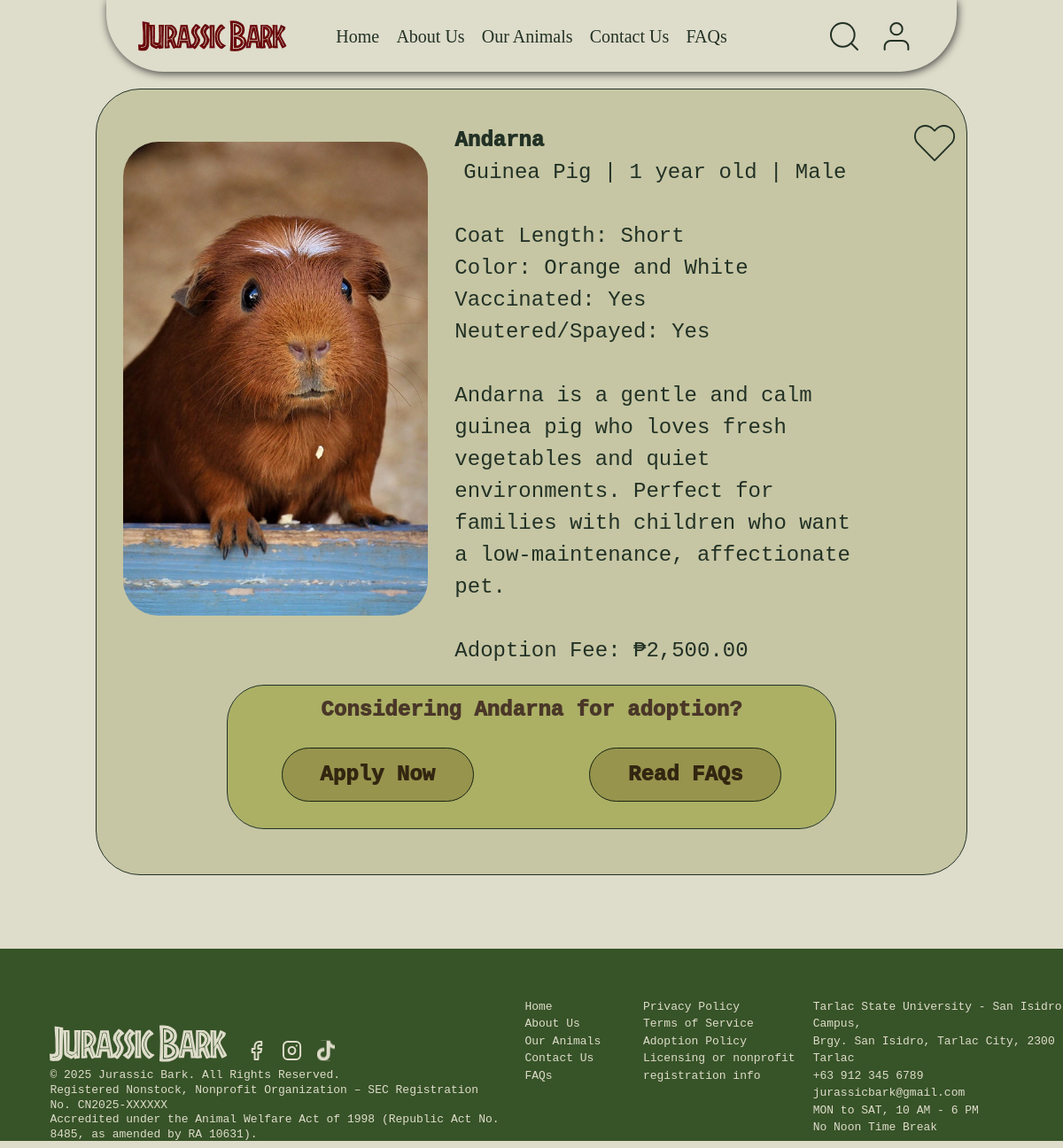
Page /petDetails.php?id=12 on the committed database.
### tables this page shows
CREATE TABLE `pets` (
  `petID` int(11) NOT NULL,
  `name` varchar(50) NOT NULL,
  `type` varchar(50) NOT NULL,
  `breed` varchar(50) NOT NULL,
  `age` int(11) NOT NULL,
  `price` double NOT NULL,
  `details` longtext NOT NULL CHECK (json_valid(`details`)),
  `imageDirectory` varchar(255) NOT NULL,
  `adoptedById` int(11) DEFAULT NULL
);

### petDetails.php (the view, shortened to what this page needs)
<?php
$petId = isset($_GET['id']) ? intval($_GET['id']) : 0;
$pet = null;
$error = null;
if ($petId > 0) {
    try {
        $host = '127.0.0.1';
        $dbname = 'adoptiondb';
        $username = 'root';
        $password = '';
        $pdo = new PDO("mysql:host=$host;dbname=$dbname;charset=utf8mb4", $username, $password);
        $pdo->setAttribute(PDO::ATTR_ERRMODE, PDO::ERRMODE_EXCEPTION);
        $stmt = $pdo->prepare("SELECT petID, name, type, breed, age, price, details, imageDirectory FROM pets WHERE petID = :petId");
        $stmt->bindParam(':petId', $petId, PDO::PARAM_INT);
        $stmt->execute();
        $pet = $stmt->fetch(PDO::FETCH_ASSOC);
    } catch (PDOException $e) {
        $error = "Database error: " . $e->getMessage();
    }
} else {
    $error = "Invalid pet ID.";
}
$gender = 'Unknown';
$color = 'Unknown';
$personality = 'No description available';
$vaccinated = 'Unknown';
$neutered = 'Unknown';
$coatLength = 'Unknown';
if ($pet) {
    $details = json_decode($pet['details'], true);
    if ($details) {
        $gender = isset($details['gender']) ? $details['gender'] : 'Unknown';
        $color = isset($details['color']) ? $details['color'] : 'Unknown';
        $personality = isset($details['personality']) ? $details['personality'] : 'No description available';
        $vaccinated = isset($details['vaccinated']) ? ($details['vaccinated'] ? 'Yes' : 'No') : 'Unknown';
        $neutered = isset($details['spayed_neutered']) ? ($details['spayed_neutered'] ? 'Yes' : 'No') : 'Unknown';
        $coatLength = isset($details['coat_length']) ? $details['coat_length'] : 'Unknown';
    }
}
$ageText = $pet ? ($pet['age'] > 1 ? $pet['age'] . ' years old' : $pet['age'] . ' year old') : '';
?>
<!DOCTYPE html>
<html lang="en">
<head>
    <link rel="stylesheet" href="petDetails.css">
    <link rel="stylesheet" href="global-application-styles.css">
    <link rel="stylesheet" href="globalFooterNav.css">
</head>
<body>
    <div class="nav">
        <div class="navLogo">
            <img src="images/homeImages/Jurassic Bark.webp" alt="">
        </div>
        <div class="mainNav">
            <p><a href="index.html">Home</a></p>
            <p> <a href="aboutUs.html">About Us</a></p>
            <p> <a href="ourAnimals.php">Our Animals</a></p>
            <p><a href="contact.html">Contact Us</a></p>
            <p><a href="faqs.html">FAQs</a></p>
        </div>
        <div class="navControls">
        </div>
    </div>
    <?php if ($error): ?>
        <div style="text-align: center; padding: 50px; width: 82%;">
            <h2>Error</h2>
            <p><?php echo htmlspecialchars($error); ?></p>
            <p><a href="ourAnimals.php" style="color: #223125; text-decoration: underline;">Back to Animals List</a></p>
        </div>
    <?php elseif ($pet): ?>
    <div class="petDetailsCon">
        <div class="petDetailsBg"></div>
        <div class="imageCon">
            <div class="imageHolder">
                <img class="petImage"
                     src="<?php echo htmlspecialchars($pet['imageDirectory']); ?>"
                     alt="<?php echo htmlspecialchars($pet['name']); ?>"
                     onerror="this.src='images/homeImages/petPics/default-pet.jpg'">
            </div>
        </div>
        <div class="petContent">
            <div class="petText">
                <p class="name"><?php echo htmlspecialchars($pet['name']); ?></p>
                <p class="details">
                    <p class="petTypeText" style="text-align: center" >
                        <?php echo htmlspecialchars($pet['breed']); ?> | <?php echo $ageText; ?> | <?php echo htmlspecialchars($gender); ?>
                    </p>
                    <br>
                    Coat Length: <?php echo htmlspecialchars($coatLength); ?> <br>
                    Color: <?php echo htmlspecialchars($color); ?> <br>
                    Vaccinated: <?php echo htmlspecialchars($vaccinated); ?> <br>
                    Neutered/Spayed: <?php echo htmlspecialchars($neutered); ?>
                    <br><br>
                    <?php echo htmlspecialchars($personality); ?>
                    <br><br>
                    Adoption Fee: ₱<?php echo number_format($pet['price'], 2); ?>
                </p>
            </div>
            <div class="petControls">
                <img class="heartIcon" src="images/ourAnimalsImages/heart icon.svg" alt="">
            </div>
        </div>
        <div id="bottomAdoption" class="adoption" >
            <div class="bottomAdoptionBg adoptionBg"></div>
            <p class="bottomAdoptionText adoptionText">Considering <?php echo htmlspecialchars($pet['name']); ?> for adoption?</p>
            <a href="user-application-page.html?petId=<?php echo $pet['petID']; ?>" class="bottomAdoptionBtn adoptionBtn">Apply Now</a>
            <div class="bottomAdoptionBtn adoptionBtn">Read FAQs</div>
        </div>
    </div>
    <?php endif; ?>
     <div class="HomeFooter">
        <div class="footerBg" ></div>
        <div class="foot1" >
            <div class="footerLogoIcons" >
                <img class="footLogo" src="images/homeImages/Jurassic Bark.svg" alt="">
                <div class="smallIconsCon">
                    <img class="smallIcons" src="images/homeImages/facebook.svg" alt="">
                    <img class="smallIcons" src="images/homeImages/instagram.svg" alt="">
                    <img class="smallIcons" src="images/homeImages/tiktok.svg" alt="">            </div>
                </div>
            <div class="foot1Text" >
                © 2025 Jurassic Bark. All Rights Reserved.
                <br>
                Registered Nonstock, Nonprofit Organization – SEC Registration No. CN2025-XXXXXX
                <br>
                Accredited under the Animal Welfare Act of 1998 (Republic Act No. 8485, as amended by RA 10631).
            </div>
        </div>
        <div class="foot2" >
            Home
            <br>
            About Us
            <br>
            Our Animals
            <br>
            Contact Us
            <br>
            FAQs
        </div>
        <div class="foot3" >
            Privacy Policy
            <br>
            Terms of Service
            <br>
            Adoption Policy
            <br>
            Licensing or nonprofit
            <br>
            registration info
        </div>
        <div class="foot4" >
            Tarlac State University - San Isidro Campus,
            <br>
            Brgy. San Isidro, Tarlac City, 2300 Tarlac
            <br>
            +63 912 345 6789
            <br>
            jurassicbark@gmail.com
            <br>
            MON to SAT, 10 AM - 6 PM
            <br>
            No Noon Time Break
        </div>
     </div>
</body>
</html>

### petDetails.css (style rules this page uses)
*, *::before, *::after { box-sizing: border-box; }
* { margin: 0; }
@media (prefers-reduced-motion: no-preference) { html { interpolate-size: allow-keywords; } }
body { line-height: 1.5; -webkit-font-smoothing: antialiased; }
img, picture, video, canvas, svg { display: block; max-width: 100%; }
p, h1, h2, h3, h4, h5, h6 { overflow-wrap: break-word; }
p { text-wrap: pretty; }
:root { --fontColor: #223125; --fontColor2: #725134; --fontColor3: #444E27; --bgColor: #DEDCCA; }
body { position: relative; background: var(--bgColor); color: var(--fontColor); font-family: "Chakra Petch"; display: flex; flex-direction: column; align-items: center; overflow-x: hidden; }
#bottomAdoption { display: none; }
.petDetailsCon { border: 1px solid #223125; width: 82%; display: grid; grid-template-columns: .7fr 1fr; height: 638px; overflow: hidden; border-radius: 50px; position: relative; }
.petDetailsBg { background: #223125; mix-blend-mode: overlay; width: 100%; height: 100%; position: absolute; z-index: -1; }
.imageCon { display: flex; align-items: center; justify-content: center; }
.imageHolder { width: 85%; height: 82%; border-radius: 50px; border: 2px yellow; display: flex; align-items: center; justify-content: center; }
.petImage { height: 100%; width: auto; object-fit: cover; border-radius: 40px; display: block; }
.petContent { display: flex; color: var(--fontColor); }
.petText { font-size: 24px; margin-top: 7%; font-weight: 100; margin-right: 10px; }
.name { font-weight: 1000; }
.petControls { display: flex; flex-direction: column; position: relative; justify-content: space-between; padding-right: 2%; margin-top: 7%; }
.heartIcon { width: 47px; align-self: flex-end; }
.adoption { position: relative; display: flex; flex-direction: column; border: 1px solid #223125; text-align: center; border-radius: 42px; gap: 10px; overflow: hidden; margin-bottom: 5%; }
.adoptionBg { background: #444E27; position: absolute; width: 100%; height: 100%; mix-blend-mode: overlay; z-index: -1; }
.adoptionText { margin-top: 30px; font-size: 24px; font-weight: 1000; margin-left: 20px; margin-right: 20px; }
.adoptionBtn { width: 217px; height: 61px; font-size: 24px; font-weight: 1000; background: #E0D7C3; mix-blend-mode: multiply; border-radius: 100px; display: flex; align-items: center; justify-content: center; margin-left: 20px; margin-right: 20px; border: 1px solid #223125; }
.adoption :last-child { margin-bottom: 30px; }
@media only screen and (max-width: 1336px) { .adoption { display: none; } }
@media only screen and (max-width: 1336px) { .petDetailsCon { grid-template-rows: 1fr auto; height: auto; } }
@media only screen and (max-width: 1336px) { #bottomAdoption { display: grid; grid-template-columns: 1fr 1fr; grid-template-rows: 1fr 1fr; grid-column: 1/3; height: 70%; justify-items: center; margin-left: 15%; margin-right: 15%; grid-row: 2; margin-bottom: 2%; margin-top: 2%; } }
@media only screen and (max-width: 1336px) { .heartIcon { width: 47px; flex-shrink: 0; } }
@media only screen and (max-width: 1336px) { .adoptionText { grid-column: 1/3; margin-top: 10px; } }
@media only screen and (max-width: 1336px) { .petControls { width: 100%; } }

### global-application-styles.css (style rules this page uses)
* { margin: 0; padding: 0; box-sizing: border-box; }
:root { --container-w: 743.17px; --img-max: 100px; }
body { font-family: 'Chakra Petch', monospace; background-image: url('fabric_background.png'); background-size: cover; min-height: 100vh; color: #4a3728; padding: clamp(28px, 6.5vw, 120px) 0 clamp(16px, 4.5vw, 80px) 0; }

### rows in the picture
pets: imageDirectory+name (picture), name "Andarna", breed "Guinea Pig", age "1 year old", details "Male", details "Short", details "Orange and White", details "Yes", details "Andarna is a gentle and calm guinea pig who loves fresh vegetables and quiet environments. Perfect for families with children who want a low-maintenance, affectionate pet.", price "2,500.00"
